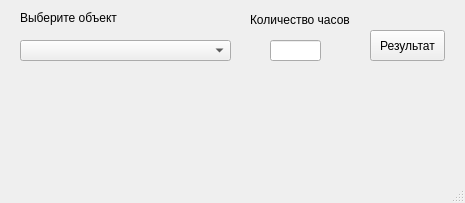
<?xml version="1.0" encoding="UTF-8"?>
<ui version="4.0">
 <class>MainWindow</class>
 <widget class="QMainWindow" name="MainWindow">
  <property name="geometry">
   <rect>
    <x>0</x>
    <y>0</y>
    <width>465</width>
    <height>203</height>
   </rect>
  </property>
  <property name="windowTitle">
   <string>Диплом</string>
  </property>
  <widget class="QWidget" name="centralwidget">
   <widget class="QPushButton" name="pushButton">
    <property name="geometry">
     <rect>
      <x>370</x>
      <y>30</y>
      <width>75</width>
      <height>31</height>
     </rect>
    </property>
    <property name="text">
     <string>Результат</string>
    </property>
   </widget>
   <widget class="QLabel" name="label">
    <property name="geometry">
     <rect>
      <x>20</x>
      <y>10</y>
      <width>121</width>
      <height>16</height>
     </rect>
    </property>
    <property name="text">
     <string>Выберите объект</string>
    </property>
   </widget>
   <widget class="QLabel" name="label_2">
    <property name="geometry">
     <rect>
      <x>250</x>
      <y>10</y>
      <width>101</width>
      <height>20</height>
     </rect>
    </property>
    <property name="text">
     <string>Количество часов</string>
    </property>
   </widget>
   <widget class="QLineEdit" name="input">
    <property name="geometry">
     <rect>
      <x>270</x>
      <y>40</y>
      <width>51</width>
      <height>21</height>
     </rect>
    </property>
   </widget>
   <widget class="QComboBox" name="comboBox">
    <property name="geometry">
     <rect>
      <x>20</x>
      <y>40</y>
      <width>211</width>
      <height>21</height>
     </rect>
    </property>
   </widget>
   <widget class="QLabel" name="TEXT_IN">
    <property name="geometry">
     <rect>
      <x>30</x>
      <y>70</y>
      <width>47</width>
      <height>13</height>
     </rect>
    </property>
    <property name="text">
     <string/>
    </property>
   </widget>
   <widget class="QLabel" name="TEXT_OUT_SIN">
    <property name="geometry">
     <rect>
      <x>30</x>
      <y>100</y>
      <width>47</width>
      <height>13</height>
     </rect>
    </property>
    <property name="text">
     <string/>
    </property>
   </widget>
   <widget class="QLabel" name="TEXT_OUT_S">
    <property name="geometry">
     <rect>
      <x>30</x>
      <y>130</y>
      <width>47</width>
      <height>13</height>
     </rect>
    </property>
    <property name="text">
     <string/>
    </property>
   </widget>
   <widget class="QLabel" name="TEXT_OUT_X">
    <property name="geometry">
     <rect>
      <x>30</x>
      <y>160</y>
      <width>47</width>
      <height>13</height>
     </rect>
    </property>
    <property name="text">
     <string/>
    </property>
   </widget>
  </widget>
  <widget class="QStatusBar" name="statusbar"/>
 </widget>
 <resources/>
 <connections/>
</ui>
